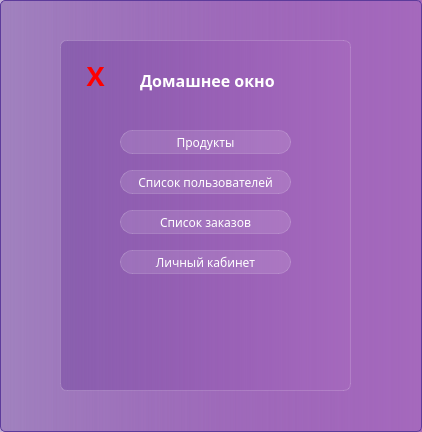
<?xml version="1.0" encoding="UTF-8"?>
<ui version="4.0">
 <class>HomeWindowAdmin</class>
 <widget class="QWidget" name="HomeWindowAdmin">
  <property name="geometry">
   <rect>
    <x>0</x>
    <y>0</y>
    <width>422</width>
    <height>432</height>
   </rect>
  </property>
  <property name="minimumSize">
   <size>
    <width>422</width>
    <height>432</height>
   </size>
  </property>
  <property name="maximumSize">
   <size>
    <width>422</width>
    <height>432</height>
   </size>
  </property>
  <property name="windowTitle">
   <string>Dialog</string>
  </property>
  <property name="styleSheet">
   <string notr="true">background-color:  qlineargradient( spread:pad,  x1:0, y1:0, x2:1, y2:0,  stop:0 rgba(105, 57, 153, 100),  stop:1 rgba(165, 105, 189, 255));  border: 1px solid #5D3B9B;  border-radius: 5px;
font-family: Everlasting;</string>
  </property>
  <widget class="QFrame" name="frame">
   <property name="geometry">
    <rect>
     <x>60</x>
     <y>40</y>
     <width>291</width>
     <height>351</height>
    </rect>
   </property>
   <property name="styleSheet">
    <string notr="true">backgroud-color: rgba(255, 255, 255, 30);
border: 1px solid rgba(255, 255, 255, 40);
border-radius: 7px;</string>
   </property>
   <widget class="QLabel" name="label_5">
    <property name="geometry">
     <rect>
      <x>80</x>
      <y>30</y>
      <width>141</width>
      <height>21</height>
     </rect>
    </property>
    <property name="styleSheet">
     <string notr="true">color: white;
font-weight: bold;
border: none;
font-size: 12pt;
background-color: none;</string>
    </property>
    <property name="text">
     <string>Домашнее окно</string>
    </property>
   </widget>
   <widget class="QPushButton" name="Products_button_clicked">
    <property name="geometry">
     <rect>
      <x>60</x>
      <y>90</y>
      <width>171</width>
      <height>24</height>
     </rect>
    </property>
    <property name="styleSheet">
     <string notr="true">QPushButton {
color: white;
background-color: rgba(255,255,255,30);
border: 1px solid rgba(255,255,255,40);
border-radius: 12px;
} 
QPushButton:hover{
background-color: rgba(255,255,255,40);
}

QPushButton:pressed{
background-color: rgba(255,255,255,70);
}</string>
    </property>
    <property name="text">
     <string>Продукты</string>
    </property>
   </widget>
   <widget class="QPushButton" name="Persons_button_Clicked">
    <property name="geometry">
     <rect>
      <x>60</x>
      <y>130</y>
      <width>171</width>
      <height>24</height>
     </rect>
    </property>
    <property name="styleSheet">
     <string notr="true">QPushButton {
color: white;
background-color: rgba(255,255,255,30);
border: 1px solid rgba(255,255,255,40);
border-radius: 12px;
} 
QPushButton:hover{
background-color: rgba(255,255,255,40);
}

QPushButton:pressed{
background-color: rgba(255,255,255,70);
}</string>
    </property>
    <property name="text">
     <string>Список пользователей</string>
    </property>
   </widget>
   <widget class="QPushButton" name="Orders_button_Clicked">
    <property name="geometry">
     <rect>
      <x>60</x>
      <y>170</y>
      <width>171</width>
      <height>24</height>
     </rect>
    </property>
    <property name="styleSheet">
     <string notr="true">QPushButton {
color: white;
background-color: rgba(255,255,255,30);
border: 1px solid rgba(255,255,255,40);
border-radius: 12px;
} 
QPushButton:hover{
background-color: rgba(255,255,255,40);
}

QPushButton:pressed{
background-color: rgba(255,255,255,70);
}</string>
    </property>
    <property name="text">
     <string>Список заказов</string>
    </property>
   </widget>
   <widget class="QPushButton" name="PAccount_button_clicked">
    <property name="geometry">
     <rect>
      <x>60</x>
      <y>210</y>
      <width>171</width>
      <height>24</height>
     </rect>
    </property>
    <property name="styleSheet">
     <string notr="true">QPushButton {
color: white;
background-color: rgba(255,255,255,30);
border: 1px solid rgba(255,255,255,40);
border-radius: 12px;
} 
QPushButton:hover{
background-color: rgba(255,255,255,40);
}

QPushButton:pressed{
background-color: rgba(255,255,255,70);
}</string>
    </property>
    <property name="text">
     <string>Личный кабинет</string>
    </property>
   </widget>
   <widget class="QPushButton" name="exit">
    <property name="geometry">
     <rect>
      <x>10</x>
      <y>20</y>
      <width>51</width>
      <height>31</height>
     </rect>
    </property>
    <property name="styleSheet">
     <string notr="true">QPushButton {
    color: red;
    font-weight: bold;
    border: none;
    font-size: 20pt;
    background-color: none;
    padding: 5px; /* Добавил отступы для улучшения внешнего вида */
    text-align: center; /* Центрирование текста */
}

QPushButton:hover {
    background-color: rgba(255, 255, 255, 40);
}

QPushButton:pressed {
    background-color: rgba(255, 255, 255, 70);
}

QPushButton::before {
    content: &quot;&quot;; /* Символ значка выключения */
    font-size: 14pt; /* Размер значка */
    margin-right: 5px; /* Отступ между значком и текстом */
}</string>
    </property>
    <property name="text">
     <string>X</string>
    </property>
    <property name="iconSize">
     <size>
      <width>64</width>
      <height>64</height>
     </size>
    </property>
   </widget>
  </widget>
 </widget>
 <resources/>
 <connections/>
</ui>
